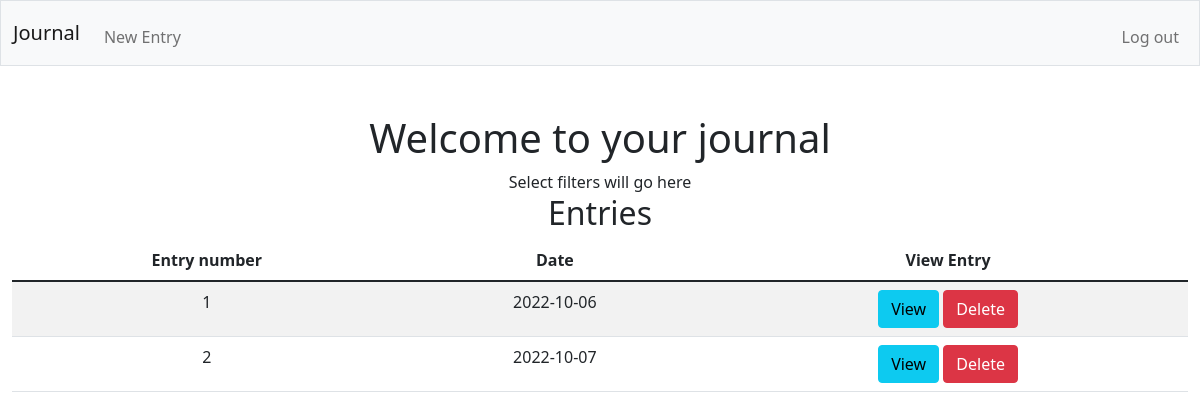
Page / (signed in) on the earlier database version.
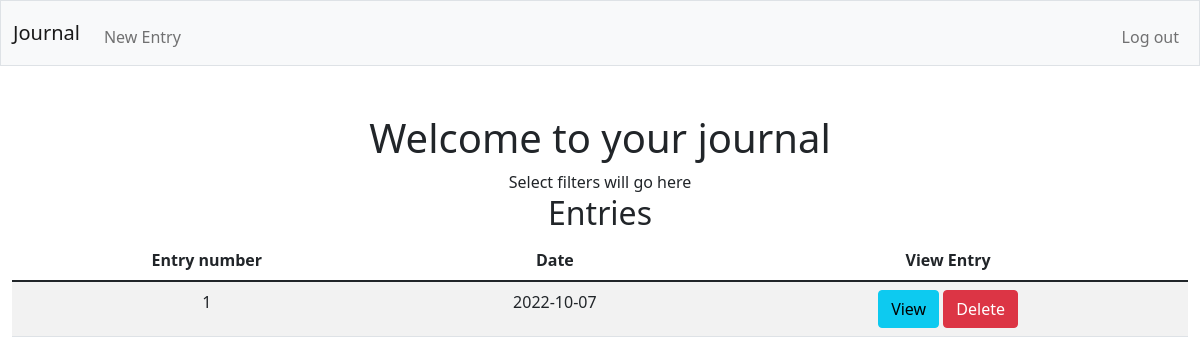
Same page on the later database version.
### tables this page shows
CREATE TABLE "entries" (
	"journal_id"	INTEGER NOT NULL UNIQUE,
	"customer_id"	INTEGER NOT NULL,
	"entry_id"	INTEGER NOT NULL,
	"date"	DATETIME,
	"year"	INTEGER NOT NULL,
	"month"	INTEGER NOT NULL,
	"day"	INTEGER NOT NULL,
	"entry"	INTEGER NOT NULL,
	FOREIGN KEY("customer_id") REFERENCES "users"("id"),
	PRIMARY KEY("journal_id")
);

### app.py (the view)
@app.route("/", methods=["GET", "POST"])
@login_required
def index():
    if request.method == "POST":
        journalNum = request.form["delete_button"]
        db.execute("DELETE FROM entries WHERE journal_id == ?", journalNum)
        return redirect("/")
    else:
        entries = db.execute("SELECT * FROM entries WHERE customer_id == ?", session["user_id"])
        return render_template("index.html", entries=entries)

### app.py (called while the page is built)
@app.after_request
def after_request(response):
    response.headers["Cache-Control"] = "no-cache, no-store, must-revalidate"
    response.headers["Expires"] = 0
    response.headers["Pragma"] = "no-cache"
    return response

### helpers.py (called while the page is built)
def login_required(f):
    @wraps(f)
    def decorated_function(*args, **kwargs):
        if session.get("user_id") is None:
            return redirect("/login")
        return f(*args, **kwargs)
    return decorated_function

### templates/index.html (shortened to what this page needs)
{% extends "layout.html" %}
{% block main %}
    <h1>Welcome to your journal</h1>
    <div id="entryDates">
        Select filters will go here
    </div>
    <div>
        <h2>Entries</h2>
        <table class="table table-striped table-hover">
            <thead>
                <tr>
                    <th>Entry number</th>
                    <th>Date</th>
                    <th>View Entry</th>
                </tr>
            </thead>
            <tbody>
                {% for entry in entries %}
                    <tr>
                        <td>{{ entry["entry_id"] }}</td>
                        <td>{{ entry["date"] }}</td>
                        <td>
                            <form method="post">
                                <button type="button" class="btn btn-info" data-bs-toggle="modal" data-bs-target="#entryModal" data-myentry='{{ entry | tojson }}'>View</button>
                                <button type="submit" class="btn btn-danger" name="delete_button" value="{{ entry.journal_id }}">Delete</button>
                            </form>
                        </td>
                    </tr>
                {% endfor %}
            </tbody>
        </table>
    </div>
{% endblock %}

### templates/layout.html (shortened to what this page needs)
<!DOCTYPE html>
<html lang="en">
    <head>
        <link href="https://cdn.jsdelivr.net/npm/bootstrap@5.1.3/dist/css/bootstrap.min.css" rel="stylesheet">
        <link href="/static/style.css" rel="stylesheet">
    </head>
    <body>
        <nav class="bg-light border navbar navbar-expand-md navbar-light">
            <div class="container-fluid">
                <a class="navbar-brand" href="/">Journal</a>
                <div class="collapse navbar-collapse" id="navbar">
                    {% if session["user_id"] %}
                        <ul class="navbar-nav me-auto mt-2">
                            <li class="nav-item"><a class="nav-link" href="/entry">New Entry</a></li>
                        </ul>
                        <ul class="navbar-nav ms-auto mt-2">
                            <li class="nav-item"><a class="nav-link" href="/logout">Log out</a></li>
                        </ul>
                    {% else %}
                        <ul class="navbar-nav ms-auto mt-2">
                            <li class="nav-item"><a class="nav-link" href="/register">Register</a></li>
                            <li class="nav-item"><a class="nav-link" href="/login">Log In</a></li>
                        </ul>
                    {% endif %}
                </div>
            </div>
        </nav>
        <main class="container-fluid py-5 text-center">
            {% block main %}{% endblock %}
        </main>
    </body>
</html>

Differences in the rows shown:
removed entries: entry_id "1", date "2022-10-06"
changed entries: entry_id "2" → "1"
